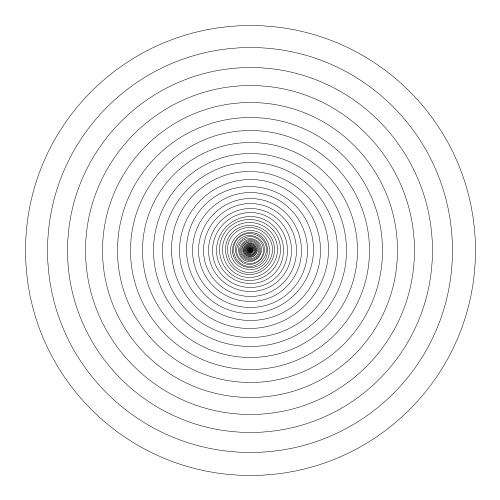
Frame 1 (no input)
Frame 60 (the mouse pressed at the canvas centre just before this capture): identical to frame 1, image omitted
Frame 120 (the mouse held since frame 60 and released just before this capture): identical to frame 1, image omitted

The Processing sketch that drew this single still picture (run headless with seeded random() and noise(); from frame 60 on, the mouse is pressed at the canvas centre):

// Processing sketch: e01_rekurencyjna_elipsa
// ── e01_rekurencyjna_elipsa.pde
void setup() 
{
  size(500, 500);
  strokeWeight(0.5);
  noFill();
}

void draw()
{
  background(255);
  elipsa_zakrecona(450);
}

void elipsa_zakrecona(float srednica) 
{
   if(srednica >= 1) 
   {
      ellipse(width/2, height/2, srednica, srednica);
      elipsa_zakrecona(srednica * 0.9);
   }
}
